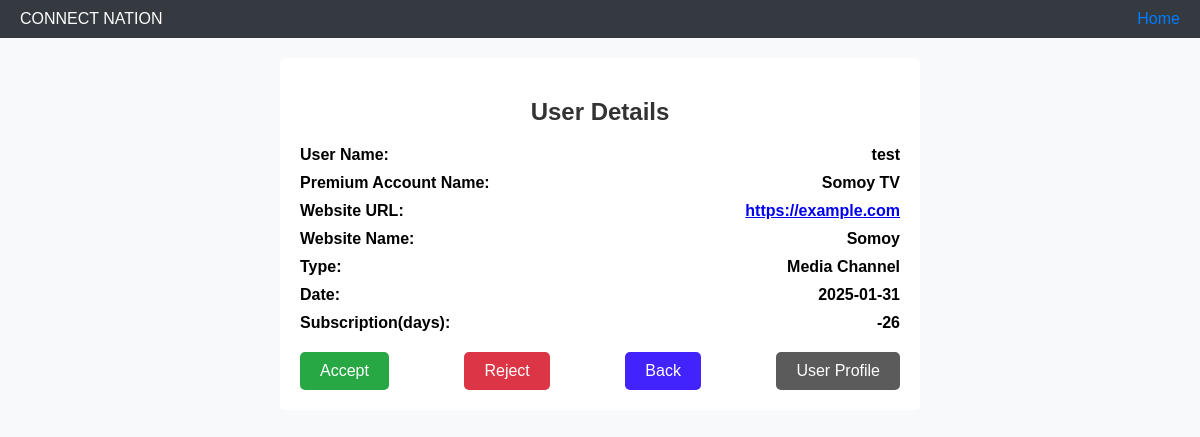
The app's page /Webtech/Admin/View/PremiumUserRequestDetails.php?accountname=Somoy TV (signed in) with its own data.
### tables this page shows
CREATE TABLE `premiumaccountrequest` (
  `username` varchar(50) NOT NULL,
  `Paccountname` varchar(50) NOT NULL,
  `url` varchar(1000) NOT NULL,
  `websitename` varchar(50) NOT NULL,
  `type` varchar(30) NOT NULL,
  `enddate` date NOT NULL,
  `remDays` int(5) NOT NULL,
  `Active` tinyint(1) NOT NULL
);

### Webtech/Admin/Model/PremiumAccountModel.php (called while the page is built, shortened)
<?php
    function getConnection(){
        $con = mysqli_connect('127.0.0.1', 'root', '', 'connectnation');
        return $con;
    }
    function getPremiumAccount($accountname){
        $con = getConnection();
        $sql =  "SELECT * from premiumaccountrequest WHERE Paccountname = '{$accountname}' ";
        $result = mysqli_query($con, $sql);
        if ($result && mysqli_num_rows($result) > 0) {
            return mysqli_fetch_assoc($result);
        } else {
            return null;
        }
    }
?>

### Webtech/Admin/View/PremiumUserRequestDetails.php (the view, shortened to what this page needs)
<?php
include('../Model/PremiumAccountModel.php');
if(isset($_REQUEST['accountname'])){
    $Account = getPremiumAccount($_REQUEST['accountname']);
?>
<html>
<head>
</head>
<body>
    <header>
        <div>CONNECT NATION</div>
        <div>
            <a href="AdminHomepage.php">Home</a>
        </div>
    </header>
    <main>
        <h2>User Details</h2>
        <div class="details">
            <div>
                <span> User Name:</span>
                <span> <?php echo ($Account['username']); ?> </span>
            </div>
            <div>
                <span>Premium Account Name:</span>
                <span><?php echo ($Account['Paccountname']); ?></span>
            </div>
            <div>
                <span>Website URL:</span>
                <span><a href="<?php echo ($Account['url']); ?>" target="_blank"><?php echo ($Account['url']); ?></a></span>
            </div>
            <div>
                <span>Website Name:</span>
                <span><?php echo ($Account['websitename']); ?></span>
            </div>
            <div>
                <span>Type:</span>
                <span><?php echo ($Account['type']); ?></span>
            </div>
            <div>
                <span>Date:</span>
                <span><?php echo ($Account['enddate']); ?></span>
            </div>
            <div>
                <span>Subscription(days):</span>
                <span><?php echo ($Account['remDays']); ?></span>
            </div>
        </div>
        <div class="action-buttons">
            <button class="accept" onclick="window.location.href='../Controller/PremiumAccountButton/accept.php?name=<?php echo ($Account['Paccountname']); ?>'">Accept</button>
            <button class="reject" onclick="window.location.href='../Controller/PremiumAccountButton/reject.php?name=<?php echo ($Account['Paccountname']); ?>'">Reject</button>
            <button class="backtoPremium" onclick="window.location.href='PremiumAccount.php'">Back</button>
            <button class="userProfile">User Profile</button>
        </div>
    </main>
</body>
</html>
<?php
}
else{
    echo "User could not find";
}
?>

### Webtech/Admin/View/PremiumUserRequestDetails.php (style rules this page uses)
body { background-color: #f8f9fa; font-family: Arial, sans-serif; margin: 0; padding: 0; }
header { padding: 10px 20px; background: #343a40; color: #fff; display: flex; justify-content: space-between; align-items: center; }
header a { color: #007bff; text-decoration: none; margin-left: 15px; }
main { margin: 20px auto; width: 90%; max-width: 600px; background: #fff; padding: 20px; border-radius: 5px; }
h2 { color: #333; margin-bottom: 20px; text-align: center; }
.details { margin-bottom: 20px; }
.details div { display: flex; justify-content: space-between; margin-bottom: 10px; }
.details div span { font-weight: bold; }
.action-buttons { display: flex; justify-content: space-between; margin-top: 20px; }
.action-buttons button { padding: 10px 20px; border: none; color: white; border-radius: 5px; font-size: 16px; }
.action-buttons button.accept { background-color: #28a745; }
.action-buttons button.userProfile { background-color: #5b5b5b; }
.action-buttons button.reject { background-color: #dc3545; }
.action-buttons button.backtoPremium { background-color: #4323fc; }

### records on screen
premiumaccountrequest: username "test", Paccountname "Somoy TV", url "https://example.com", websitename "Somoy", type "Media Channel", enddate "2025-01-31", remDays "-26"
